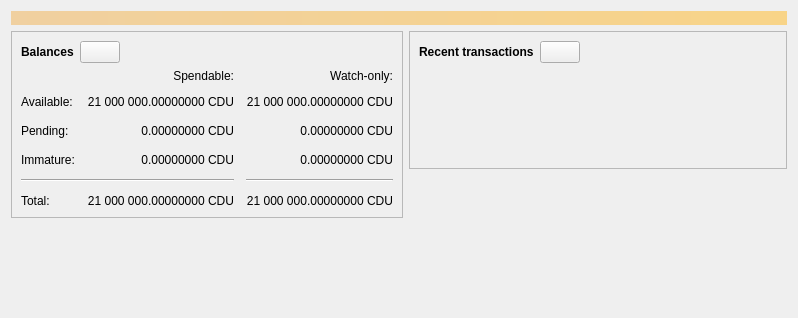
<?xml version="1.0" encoding="UTF-8"?>
<ui version="4.0">
 <class>OverviewPage</class>
 <widget class="QWidget" name="OverviewPage">
  <property name="geometry">
   <rect>
    <x>0</x>
    <y>0</y>
    <width>798</width>
    <height>318</height>
   </rect>
  </property>
  <property name="windowTitle">
   <string>Form</string>
  </property>
  <layout class="QVBoxLayout" name="topLayout">
   <item>
    <widget class="QLabel" name="labelAlerts">
     <property name="visible">
      <bool>false</bool>
     </property>
     <property name="styleSheet">
      <string notr="true">QLabel { background-color: qlineargradient(x1: 0, y1: 0, x2: 1, y2: 0, stop:0 #F0D0A0, stop:1 #F8D488); color:#000000; }</string>
     </property>
     <property name="wordWrap">
      <bool>true</bool>
     </property>
     <property name="margin">
      <number>3</number>
     </property>
     <property name="textInteractionFlags">
      <set>Qt::TextSelectableByMouse</set>
     </property>
    </widget>
   </item>
   <item>
    <layout class="QHBoxLayout" name="horizontalLayout" stretch="1,1">
     <item>
      <layout class="QVBoxLayout" name="verticalLayout_2">
       <item>
        <widget class="QFrame" name="frame">
         <property name="frameShape">
          <enum>QFrame::StyledPanel</enum>
         </property>
         <property name="frameShadow">
          <enum>QFrame::Raised</enum>
         </property>
         <layout class="QVBoxLayout" name="verticalLayout_4">
          <item>
           <layout class="QHBoxLayout" name="horizontalLayout_4">
            <item>
             <widget class="QLabel" name="label_5">
              <property name="font">
               <font>
                <weight>75</weight>
                <bold>true</bold>
               </font>
              </property>
              <property name="text">
               <string>Balances</string>
              </property>
             </widget>
            </item>
            <item>
             <widget class="QPushButton" name="labelWalletStatus">
              <property name="enabled">
               <bool>true</bool>
              </property>
              <property name="maximumSize">
               <size>
                <width>45</width>
                <height>16777215</height>
               </size>
              </property>
              <property name="toolTip">
               <string>The displayed information may be out of date. Your wallet automatically synchronizes with the Cducoin network after a connection is established, but this process has not completed yet.</string>
              </property>
              <property name="text">
               <string/>
              </property>
              <property name="icon">
               <iconset resource="../cducoin.qrc">
                <normaloff>:/icons/warning</normaloff>
                <disabledoff>:/icons/warning</disabledoff>:/icons/warning</iconset>
              </property>
              <property name="iconSize">
               <size>
                <width>24</width>
                <height>24</height>
               </size>
              </property>
             </widget>
            </item>
            <item>
             <spacer name="horizontalSpacer_3">
              <property name="orientation">
               <enum>Qt::Horizontal</enum>
              </property>
              <property name="sizeHint" stdset="0">
               <size>
                <width>40</width>
                <height>20</height>
               </size>
              </property>
             </spacer>
            </item>
           </layout>
          </item>
          <item>
           <layout class="QGridLayout" name="gridLayout">
            <property name="spacing">
             <number>12</number>
            </property>
            <item row="2" column="2">
             <widget class="QLabel" name="labelWatchPending">
              <property name="cursor">
               <cursorShape>IBeamCursor</cursorShape>
              </property>
              <property name="toolTip">
               <string>Unconfirmed transactions to watch-only addresses</string>
              </property>
              <property name="text">
               <string notr="true">0.00000000 CDU</string>
              </property>
              <property name="alignment">
               <set>Qt::AlignRight|Qt::AlignTrailing|Qt::AlignVCenter</set>
              </property>
              <property name="textInteractionFlags">
               <set>Qt::LinksAccessibleByMouse|Qt::TextSelectableByKeyboard|Qt::TextSelectableByMouse</set>
              </property>
             </widget>
            </item>
            <item row="2" column="1">
             <widget class="QLabel" name="labelUnconfirmed">
              <property name="cursor">
               <cursorShape>IBeamCursor</cursorShape>
              </property>
              <property name="toolTip">
               <string>Total of transactions that have yet to be confirmed, and do not yet count toward the spendable balance</string>
              </property>
              <property name="text">
               <string notr="true">0.00000000 CDU</string>
              </property>
              <property name="alignment">
               <set>Qt::AlignRight|Qt::AlignTrailing|Qt::AlignVCenter</set>
              </property>
              <property name="textInteractionFlags">
               <set>Qt::LinksAccessibleByMouse|Qt::TextSelectableByKeyboard|Qt::TextSelectableByMouse</set>
              </property>
             </widget>
            </item>
            <item row="3" column="2">
             <widget class="QLabel" name="labelWatchImmature">
              <property name="cursor">
               <cursorShape>IBeamCursor</cursorShape>
              </property>
              <property name="toolTip">
               <string>Mined balance in watch-only addresses that has not yet matured</string>
              </property>
              <property name="text">
               <string notr="true">0.00000000 CDU</string>
              </property>
              <property name="alignment">
               <set>Qt::AlignRight|Qt::AlignTrailing|Qt::AlignVCenter</set>
              </property>
              <property name="textInteractionFlags">
               <set>Qt::LinksAccessibleByMouse|Qt::TextSelectableByKeyboard|Qt::TextSelectableByMouse</set>
              </property>
             </widget>
            </item>
            <item row="4" column="0" colspan="2">
             <widget class="Line" name="line">
              <property name="orientation">
               <enum>Qt::Horizontal</enum>
              </property>
             </widget>
            </item>
            <item row="4" column="2">
             <widget class="Line" name="lineWatchBalance">
              <property name="sizePolicy">
               <sizepolicy hsizetype="Preferred" vsizetype="Fixed">
                <horstretch>0</horstretch>
                <verstretch>0</verstretch>
               </sizepolicy>
              </property>
              <property name="minimumSize">
               <size>
                <width>140</width>
                <height>0</height>
               </size>
              </property>
              <property name="orientation">
               <enum>Qt::Horizontal</enum>
              </property>
             </widget>
            </item>
            <item row="5" column="0">
             <widget class="QLabel" name="labelTotalText">
              <property name="text">
               <string>Total:</string>
              </property>
             </widget>
            </item>
            <item row="3" column="1">
             <widget class="QLabel" name="labelImmature">
              <property name="cursor">
               <cursorShape>IBeamCursor</cursorShape>
              </property>
              <property name="toolTip">
               <string>Mined balance that has not yet matured</string>
              </property>
              <property name="text">
               <string notr="true">0.00000000 CDU</string>
              </property>
              <property name="alignment">
               <set>Qt::AlignRight|Qt::AlignTrailing|Qt::AlignVCenter</set>
              </property>
              <property name="textInteractionFlags">
               <set>Qt::LinksAccessibleByMouse|Qt::TextSelectableByKeyboard|Qt::TextSelectableByMouse</set>
              </property>
             </widget>
            </item>
            <item row="2" column="3">
             <spacer name="horizontalSpacer_2">
              <property name="orientation">
               <enum>Qt::Horizontal</enum>
              </property>
              <property name="sizeHint" stdset="0">
               <size>
                <width>40</width>
                <height>20</height>
               </size>
              </property>
             </spacer>
            </item>
            <item row="3" column="0">
             <widget class="QLabel" name="labelImmatureText">
              <property name="text">
               <string>Immature:</string>
              </property>
             </widget>
            </item>
            <item row="5" column="1">
             <widget class="QLabel" name="labelTotal">
              <property name="cursor">
               <cursorShape>IBeamCursor</cursorShape>
              </property>
              <property name="toolTip">
               <string>Your current total balance</string>
              </property>
              <property name="text">
               <string notr="true">21 000 000.00000000 CDU</string>
              </property>
              <property name="alignment">
               <set>Qt::AlignRight|Qt::AlignTrailing|Qt::AlignVCenter</set>
              </property>
              <property name="textInteractionFlags">
               <set>Qt::LinksAccessibleByMouse|Qt::TextSelectableByKeyboard|Qt::TextSelectableByMouse</set>
              </property>
             </widget>
            </item>
            <item row="5" column="2">
             <widget class="QLabel" name="labelWatchTotal">
              <property name="cursor">
               <cursorShape>IBeamCursor</cursorShape>
              </property>
              <property name="toolTip">
               <string>Current total balance in watch-only addresses</string>
              </property>
              <property name="text">
               <string notr="true">21 000 000.00000000 CDU</string>
              </property>
              <property name="alignment">
               <set>Qt::AlignRight|Qt::AlignTrailing|Qt::AlignVCenter</set>
              </property>
              <property name="textInteractionFlags">
               <set>Qt::LinksAccessibleByMouse|Qt::TextSelectableByKeyboard|Qt::TextSelectableByMouse</set>
              </property>
             </widget>
            </item>
            <item row="0" column="2">
             <widget class="QLabel" name="labelWatchonly">
              <property name="text">
               <string>Watch-only:</string>
              </property>
              <property name="alignment">
               <set>Qt::AlignRight|Qt::AlignTrailing|Qt::AlignVCenter</set>
              </property>
             </widget>
            </item>
            <item row="1" column="0">
             <widget class="QLabel" name="labelBalanceText">
              <property name="text">
               <string>Available:</string>
              </property>
             </widget>
            </item>
            <item row="1" column="1">
             <widget class="QLabel" name="labelBalance">
              <property name="cursor">
               <cursorShape>IBeamCursor</cursorShape>
              </property>
              <property name="toolTip">
               <string>Your current spendable balance</string>
              </property>
              <property name="text">
               <string notr="true">21 000 000.00000000 CDU</string>
              </property>
              <property name="alignment">
               <set>Qt::AlignRight|Qt::AlignTrailing|Qt::AlignVCenter</set>
              </property>
              <property name="textInteractionFlags">
               <set>Qt::LinksAccessibleByMouse|Qt::TextSelectableByKeyboard|Qt::TextSelectableByMouse</set>
              </property>
             </widget>
            </item>
            <item row="1" column="2">
             <widget class="QLabel" name="labelWatchAvailable">
              <property name="cursor">
               <cursorShape>IBeamCursor</cursorShape>
              </property>
              <property name="toolTip">
               <string>Your current balance in watch-only addresses</string>
              </property>
              <property name="text">
               <string notr="true">21 000 000.00000000 CDU</string>
              </property>
              <property name="alignment">
               <set>Qt::AlignRight|Qt::AlignTrailing|Qt::AlignVCenter</set>
              </property>
              <property name="textInteractionFlags">
               <set>Qt::LinksAccessibleByMouse|Qt::TextSelectableByKeyboard|Qt::TextSelectableByMouse</set>
              </property>
             </widget>
            </item>
            <item row="2" column="0">
             <widget class="QLabel" name="labelPendingText">
              <property name="text">
               <string>Pending:</string>
              </property>
             </widget>
            </item>
            <item row="0" column="1">
             <widget class="QLabel" name="labelSpendable">
              <property name="text">
               <string>Spendable:</string>
              </property>
              <property name="alignment">
               <set>Qt::AlignRight|Qt::AlignTrailing|Qt::AlignVCenter</set>
              </property>
             </widget>
            </item>
           </layout>
          </item>
         </layout>
        </widget>
       </item>
       <item>
        <spacer name="verticalSpacer">
         <property name="orientation">
          <enum>Qt::Vertical</enum>
         </property>
         <property name="sizeHint" stdset="0">
          <size>
           <width>20</width>
           <height>40</height>
          </size>
         </property>
        </spacer>
       </item>
      </layout>
     </item>
     <item>
      <layout class="QVBoxLayout" name="verticalLayout_3">
       <item>
        <widget class="QFrame" name="frame_2">
         <property name="frameShape">
          <enum>QFrame::StyledPanel</enum>
         </property>
         <property name="frameShadow">
          <enum>QFrame::Raised</enum>
         </property>
         <layout class="QVBoxLayout" name="verticalLayout">
          <item>
           <layout class="QHBoxLayout" name="horizontalLayout_2">
            <item>
             <widget class="QLabel" name="label_4">
              <property name="font">
               <font>
                <weight>75</weight>
                <bold>true</bold>
               </font>
              </property>
              <property name="text">
               <string>Recent transactions</string>
              </property>
             </widget>
            </item>
            <item>
             <widget class="QPushButton" name="labelTransactionsStatus">
              <property name="enabled">
               <bool>true</bool>
              </property>
              <property name="maximumSize">
               <size>
                <width>45</width>
                <height>16777215</height>
               </size>
              </property>
              <property name="toolTip">
               <string>The displayed information may be out of date. Your wallet automatically synchronizes with the Cducoin network after a connection is established, but this process has not completed yet.</string>
              </property>
              <property name="text">
               <string/>
              </property>
              <property name="icon">
               <iconset resource="../cducoin.qrc">
                <normaloff>:/icons/warning</normaloff>
                <disabledoff>:/icons/warning</disabledoff>:/icons/warning</iconset>
              </property>
              <property name="iconSize">
               <size>
                <width>24</width>
                <height>24</height>
               </size>
              </property>
             </widget>
            </item>
            <item>
             <spacer name="horizontalSpacer">
              <property name="orientation">
               <enum>Qt::Horizontal</enum>
              </property>
              <property name="sizeHint" stdset="0">
               <size>
                <width>40</width>
                <height>20</height>
               </size>
              </property>
             </spacer>
            </item>
           </layout>
          </item>
          <item>
           <widget class="TransactionOverviewWidget" name="listTransactions">
            <property name="styleSheet">
             <string notr="true">QListView { background: transparent; }</string>
            </property>
            <property name="frameShape">
             <enum>QFrame::NoFrame</enum>
            </property>
            <property name="verticalScrollBarPolicy">
             <enum>Qt::ScrollBarAlwaysOff</enum>
            </property>
            <property name="horizontalScrollBarPolicy">
             <enum>Qt::ScrollBarAlwaysOff</enum>
            </property>
            <property name="sizeAdjustPolicy">
             <enum>QAbstractScrollArea::AdjustToContents</enum>
            </property>
            <property name="selectionMode">
             <enum>QAbstractItemView::NoSelection</enum>
            </property>
            <property name="uniformItemSizes">
             <bool>true</bool>
            </property>
           </widget>
          </item>
         </layout>
        </widget>
       </item>
       <item>
        <spacer name="verticalSpacer_2">
         <property name="orientation">
          <enum>Qt::Vertical</enum>
         </property>
         <property name="sizeHint" stdset="0">
          <size>
           <width>20</width>
           <height>40</height>
          </size>
         </property>
        </spacer>
       </item>
      </layout>
     </item>
    </layout>
   </item>
  </layout>
 </widget>
 <customwidgets>
  <customwidget>
   <class>TransactionOverviewWidget</class>
   <extends>QListView</extends>
   <header>qt/transactionoverviewwidget.h</header>
  </customwidget>
 </customwidgets>
 <resources/>
 <connections/>
</ui>
